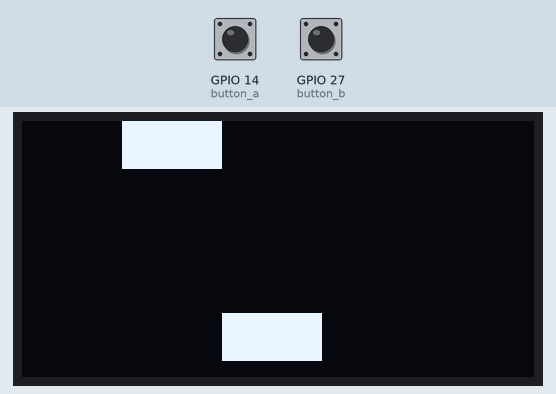
This program was run on a simulated ESP32 board running MicroPython. Shown: 128×64 one-colour display. The test bench sets the inputs (shaded band); at power-on: GPIO 14 (button_a) HIGH, GPIO 27 (button_b) HIGH. Random numbers come from a fixed seed. At 2.7 s the program stops and its outputs stay as they are.

Above: at 0.1 s.
At 1.2 s:
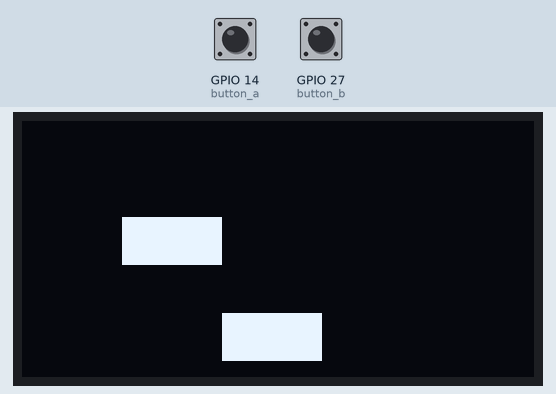
1.3 s: GPIO 14 (button_a) pulled LOW for 0.6 s
At 3.3 s:
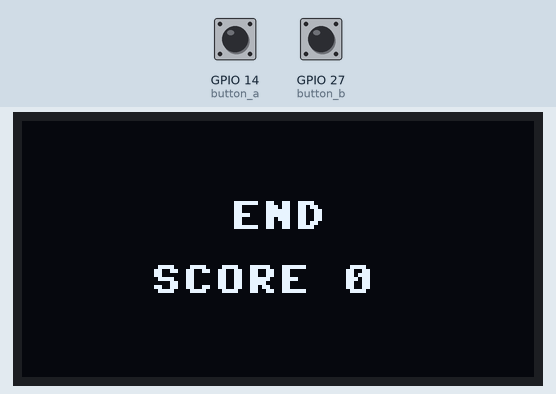
Timing chart, 0 to 4.2 s (numbered marks = the images above; inputs shaded):
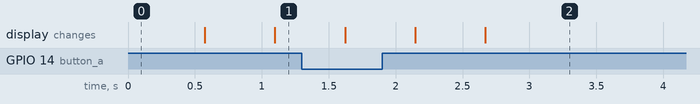

The program:

mission_one_bomb.py
```python
from machine import Pin, SoftI2C
import ssd1306
import time
import random

button_a = Pin(14, Pin.IN, Pin.PULL_UP)
button_b = Pin(27, Pin.IN, Pin.PULL_UP)
i2c = SoftI2C(scl=Pin(22), sda=Pin(21))
oled = ssd1306.SSD1306_I2C(128, 64, i2c)

player = 2
bomb_x = random.randint(0, 4)
bomb_y = 0
score = 0  # 피한 폭탄 개수
while True:
    if button_a.value() == 0 and player > 0:  # 0번 칸에서는 더 줄이지 않기
        player = player - 1
    if button_b.value() == 0 and player < 4:  # 4번 칸에서는 더 늘리지 않기
        player = player + 1
    oled.fill(0)
    oled.fill_rect(bomb_x * 25, bomb_y * 12, 25, 12, 1)
    oled.fill_rect(player * 25, 48, 25, 12, 1)
    oled.show()
    time.sleep(0.5)
    if bomb_y == 4:
        if bomb_x == player:  # 같은 칸이면 맞은 것
            oled.fill(0)
            oled.text("END", 52, 20)
            oled.text("SCORE " + str(score), 32, 36)
            oled.show()
            break
        score = score + 1  # 피했으면 점수 1
        bomb_y = 0
        bomb_x = random.randint(0, 4)
    else:
        bomb_y = bomb_y + 1
```
